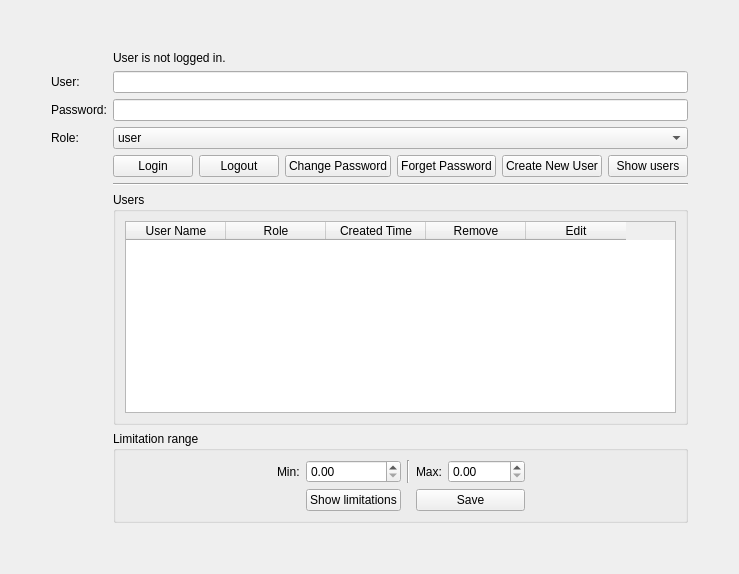
     <widget class="QWidget" name="tabAdmin">
      <attribute name="title">
       <string>Account</string>
      </attribute>
      <layout class="QGridLayout" name="gridLayout_18">
       <item row="5" column="2">
        <layout class="QHBoxLayout" name="horizontalLayout_2">
         <item>
          <widget class="QPushButton" name="btnLogin">
           <property name="text">
            <string>Login</string>
           </property>
          </widget>
         </item>
         <item>
          <widget class="QPushButton" name="btnLogout">
           <property name="text">
            <string>Logout</string>
           </property>
          </widget>
         </item>
         <item>
          <widget class="QPushButton" name="btnChangePass">
           <property name="text">
            <string>Change Password</string>
           </property>
          </widget>
         </item>
         <item>
          <widget class="QPushButton" name="btnForget">
           <property name="text">
            <string>Forget Password</string>
           </property>
          </widget>
         </item>
         <item>
          <widget class="QPushButton" name="btnNewUser">
           <property name="text">
            <string>Create New User</string>
           </property>
          </widget>
         </item>
         <item>
          <widget class="QPushButton" name="btnShowUser">
           <property name="text">
            <string>Show users</string>
           </property>
          </widget>
         </item>
        </layout>
       </item>
       <item row="9" column="2">
        <spacer name="verticalSpacer_13">
         <property name="orientation">
          <enum>Qt::Vertical</enum>
         </property>
         <property name="sizeHint" stdset="0">
          <size>
           <width>20</width>
           <height>40</height>
          </size>
         </property>
        </spacer>
       </item>
       <item row="1" column="2">
        <widget class="QLabel" name="lblLoginStatus">
         <property name="text">
          <string>User is not logged in.</string>
         </property>
        </widget>
       </item>
       <item row="0" column="2">
        <spacer name="verticalSpacer_14">
         <property name="orientation">
          <enum>Qt::Vertical</enum>
         </property>
         <property name="sizeType">
          <enum>QSizePolicy::Maximum</enum>
         </property>
         <property name="sizeHint" stdset="0">
          <size>
           <width>20</width>
           <height>40</height>
          </size>
         </property>
        </spacer>
       </item>
       <item row="8" column="2">
        <widget class="QGroupBox" name="grbChangeRange">
         <property name="title">
          <string>Limitation range</string>
         </property>
         <layout class="QGridLayout" name="gridLayout_30">
          <item row="0" column="1" alignment="Qt::AlignRight">
           <widget class="QLabel" name="label_80">
            <property name="text">
             <string>Min:</string>
            </property>
           </widget>
          </item>
          <item row="0" column="5">
           <widget class="QDoubleSpinBox" name="dspnMaxRangeLimit">
            <property name="maximum">
             <double>20000.000000000000000</double>
            </property>
           </widget>
          </item>
          <item row="0" column="3">
           <widget class="Line" name="line_3">
            <property name="orientation">
             <enum>Qt::Vertical</enum>
            </property>
           </widget>
          </item>
          <item row="0" column="6">
           <spacer name="horizontalSpacer_5">
            <property name="orientation">
             <enum>Qt::Horizontal</enum>
            </property>
            <property name="sizeHint" stdset="0">
             <size>
              <width>40</width>
              <height>20</height>
             </size>
            </property>
           </spacer>
          </item>
          <item row="0" column="0">
           <spacer name="horizontalSpacer_6">
            <property name="orientation">
             <enum>Qt::Horizontal</enum>
            </property>
            <property name="sizeHint" stdset="0">
             <size>
              <width>40</width>
              <height>20</height>
             </size>
            </property>
           </spacer>
          </item>
          <item row="0" column="4" alignment="Qt::AlignRight">
           <widget class="QLabel" name="label_82">
            <property name="text">
             <string>Max:</string>
            </property>
           </widget>
          </item>
          <item row="0" column="2">
           <widget class="QDoubleSpinBox" name="dspnMinRangeLimit">
            <property name="maximum">
             <double>20000.000000000000000</double>
            </property>
           </widget>
          </item>
          <item row="1" column="2">
           <widget class="QPushButton" name="btnLimitation">
            <property name="text">
             <string>Show limitations</string>
            </property>
           </widget>
          </item>
          <item row="1" column="4" colspan="2">
           <widget class="QPushButton" name="btnSaveLimit">
            <property name="text">
             <string>Save</string>
            </property>
           </widget>
          </item>
         </layout>
        </widget>
       </item>
       <item row="3" column="2">
        <widget class="QLineEdit" name="linPass">
         <property name="echoMode">
          <enum>QLineEdit::Password</enum>
         </property>
        </widget>
       </item>
       <item row="7" column="2">
        <widget class="QGroupBox" name="grbUser">
         <property name="title">
          <string>Users</string>
         </property>
         <layout class="QGridLayout" name="gridLayout_31">
          <item row="0" column="0">
           <widget class="QTableWidget" name="tblUsers">
            <column>
             <property name="text">
              <string>User Name</string>
             </property>
            </column>
            <column>
             <property name="text">
              <string>Role</string>
             </property>
            </column>
            <column>
             <property name="text">
              <string>Created Time</string>
             </property>
            </column>
            <column>
             <property name="text">
              <string>Remove</string>
             </property>
            </column>
            <column>
             <property name="text">
              <string>Edit</string>
             </property>
            </column>
           </widget>
          </item>
         </layout>
        </widget>
       </item>
       <item row="4" column="1">
        <widget class="QLabel" name="lblRole">
         <property name="text">
          <string>Role:</string>
         </property>
        </widget>
       </item>
       <item row="3" column="1">
        <widget class="QLabel" name="label_55">
         <property name="text">
          <string>Password:</string>
         </property>
        </widget>
       </item>
       <item row="3" column="0">
        <spacer name="horizontalSpacer_2">
         <property name="orientation">
          <enum>Qt::Horizontal</enum>
         </property>
         <property name="sizeHint" stdset="0">
          <size>
           <width>40</width>
           <height>20</height>
          </size>
         </property>
        </spacer>
       </item>
       <item row="3" column="3">
        <spacer name="horizontalSpacer">
         <property name="orientation">
          <enum>Qt::Horizontal</enum>
         </property>
         <property name="sizeHint" stdset="0">
          <size>
           <width>40</width>
           <height>20</height>
          </size>
         </property>
        </spacer>
       </item>
       <item row="2" column="1">
        <widget class="QLabel" name="label_53">
         <property name="text">
          <string>User:</string>
         </property>
        </widget>
       </item>
       <item row="4" column="2">
        <widget class="QComboBox" name="cmbRole">
         <item>
          <property name="text">
           <string>user</string>
          </property>
         </item>
         <item>
          <property name="text">
           <string>admin</string>
          </property>
         </item>
        </widget>
       </item>
       <item row="2" column="2">
        <widget class="QLineEdit" name="linUser"/>
       </item>
       <item row="6" column="2">
        <widget class="Line" name="line_4">
         <property name="orientation">
          <enum>Qt::Horizontal</enum>
         </property>
        </widget>
       </item>
      </layout>
     </widget>
